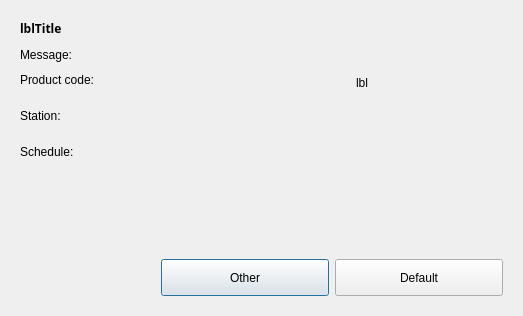
<?xml version="1.0" encoding="UTF-8"?>
<ui version="4.0">
 <class>Dialog</class>
 <widget class="QDialog" name="Dialog">
  <property name="geometry">
   <rect>
    <x>0</x>
    <y>0</y>
    <width>523</width>
    <height>316</height>
   </rect>
  </property>
  <property name="windowTitle">
   <string>Dialog</string>
  </property>
  <property name="autoFillBackground">
   <bool>false</bool>
  </property>
  <layout class="QVBoxLayout" name="verticalLayout_2">
   <item>
    <widget class="QFrame" name="frContainer">
     <property name="frameShape">
      <enum>QFrame::NoFrame</enum>
     </property>
     <property name="frameShadow">
      <enum>QFrame::Raised</enum>
     </property>
     <layout class="QVBoxLayout" name="verticalLayout">
      <item>
       <layout class="QHBoxLayout" name="DialogTitle">
        <property name="bottomMargin">
         <number>5</number>
        </property>
        <item>
         <widget class="QLabel" name="lblTitle">
          <property name="sizePolicy">
           <sizepolicy hsizetype="Preferred" vsizetype="Preferred">
            <horstretch>0</horstretch>
            <verstretch>0</verstretch>
           </sizepolicy>
          </property>
          <property name="maximumSize">
           <size>
            <width>16777215</width>
            <height>45</height>
           </size>
          </property>
          <property name="font">
           <font>
            <family>Century Gothic</family>
            <weight>75</weight>
            <bold>true</bold>
           </font>
          </property>
          <property name="text">
           <string>lblTitle</string>
          </property>
         </widget>
        </item>
       </layout>
      </item>
      <item>
       <widget class="QLabel" name="lblMessage">
        <property name="text">
         <string>Message:</string>
        </property>
       </widget>
      </item>
      <item>
       <layout class="QHBoxLayout" name="horizontalLayout">
        <item>
         <layout class="QFormLayout" name="formLayout">
          <property name="fieldGrowthPolicy">
           <enum>QFormLayout::AllNonFixedFieldsGrow</enum>
          </property>
          <item row="0" column="0">
           <widget class="QLabel" name="lblProductCodeTitle">
            <property name="text">
             <string>Product code:</string>
            </property>
           </widget>
          </item>
          <item row="0" column="1">
           <layout class="QHBoxLayout" name="productCodeLayout">
            <item>
             <widget class="QFrame" name="txtProductCodeValue">
              <property name="minimumSize">
               <size>
                <width>250</width>
                <height>30</height>
               </size>
              </property>
              <property name="maximumSize">
               <size>
                <width>250</width>
                <height>30</height>
               </size>
              </property>
              <property name="frameShape">
               <enum>QFrame::NoFrame</enum>
              </property>
              <property name="frameShadow">
               <enum>QFrame::Raised</enum>
              </property>
             </widget>
            </item>
            <item>
             <widget class="QLabel" name="lblLuhnKeyValidator">
              <property name="sizePolicy">
               <sizepolicy hsizetype="Preferred" vsizetype="Preferred">
                <horstretch>0</horstretch>
                <verstretch>0</verstretch>
               </sizepolicy>
              </property>
              <property name="text">
               <string>lbl</string>
              </property>
             </widget>
            </item>
            <item>
             <widget class="QFrame" name="icoProductCodeValidator">
              <property name="minimumSize">
               <size>
                <width>30</width>
                <height>0</height>
               </size>
              </property>
              <property name="frameShape">
               <enum>QFrame::NoFrame</enum>
              </property>
              <property name="frameShadow">
               <enum>QFrame::Raised</enum>
              </property>
             </widget>
            </item>
           </layout>
          </item>
          <item row="1" column="0">
           <widget class="QLabel" name="lblStationTitle">
            <property name="text">
             <string>Station:</string>
            </property>
           </widget>
          </item>
          <item row="2" column="0">
           <widget class="QLabel" name="lblScheduleTitle">
            <property name="text">
             <string>Schedule:</string>
            </property>
           </widget>
          </item>
          <item row="1" column="1">
           <widget class="QFrame" name="txtStationValue">
            <property name="minimumSize">
             <size>
              <width>150</width>
              <height>30</height>
             </size>
            </property>
            <property name="maximumSize">
             <size>
              <width>105</width>
              <height>30</height>
             </size>
            </property>
            <property name="frameShape">
             <enum>QFrame::NoFrame</enum>
            </property>
            <property name="frameShadow">
             <enum>QFrame::Raised</enum>
            </property>
           </widget>
          </item>
          <item row="2" column="1">
           <widget class="QFrame" name="txtScheduleValue">
            <property name="minimumSize">
             <size>
              <width>150</width>
              <height>30</height>
             </size>
            </property>
            <property name="maximumSize">
             <size>
              <width>150</width>
              <height>30</height>
             </size>
            </property>
            <property name="frameShape">
             <enum>QFrame::NoFrame</enum>
            </property>
            <property name="frameShadow">
             <enum>QFrame::Raised</enum>
            </property>
           </widget>
          </item>
         </layout>
        </item>
        <item>
         <spacer name="ContentRightSpacer">
          <property name="orientation">
           <enum>Qt::Horizontal</enum>
          </property>
          <property name="sizeHint" stdset="0">
           <size>
            <width>40</width>
            <height>20</height>
           </size>
          </property>
         </spacer>
        </item>
       </layout>
      </item>
      <item>
       <spacer name="ContentBottomSpacer">
        <property name="orientation">
         <enum>Qt::Vertical</enum>
        </property>
        <property name="sizeHint" stdset="0">
         <size>
          <width>20</width>
          <height>43</height>
         </size>
        </property>
       </spacer>
      </item>
      <item>
       <layout class="QHBoxLayout" name="DialogButtons">
        <property name="topMargin">
         <number>5</number>
        </property>
        <item>
         <spacer name="ButtonSpacer">
          <property name="orientation">
           <enum>Qt::Horizontal</enum>
          </property>
          <property name="sizeHint" stdset="0">
           <size>
            <width>40</width>
            <height>20</height>
           </size>
          </property>
         </spacer>
        </item>
        <item>
         <widget class="QPushButton" name="btnCancel">
          <property name="enabled">
           <bool>true</bool>
          </property>
          <property name="minimumSize">
           <size>
            <width>168</width>
            <height>37</height>
           </size>
          </property>
          <property name="maximumSize">
           <size>
            <width>168</width>
            <height>37</height>
           </size>
          </property>
          <property name="text">
           <string>Other</string>
          </property>
          <property name="default">
           <bool>false</bool>
          </property>
         </widget>
        </item>
        <item>
         <widget class="QPushButton" name="btnOK">
          <property name="enabled">
           <bool>true</bool>
          </property>
          <property name="minimumSize">
           <size>
            <width>168</width>
            <height>37</height>
           </size>
          </property>
          <property name="maximumSize">
           <size>
            <width>168</width>
            <height>37</height>
           </size>
          </property>
          <property name="text">
           <string>Default</string>
          </property>
          <property name="default">
           <bool>false</bool>
          </property>
         </widget>
        </item>
       </layout>
      </item>
     </layout>
    </widget>
   </item>
  </layout>
 </widget>
 <resources/>
 <connections/>
</ui>
